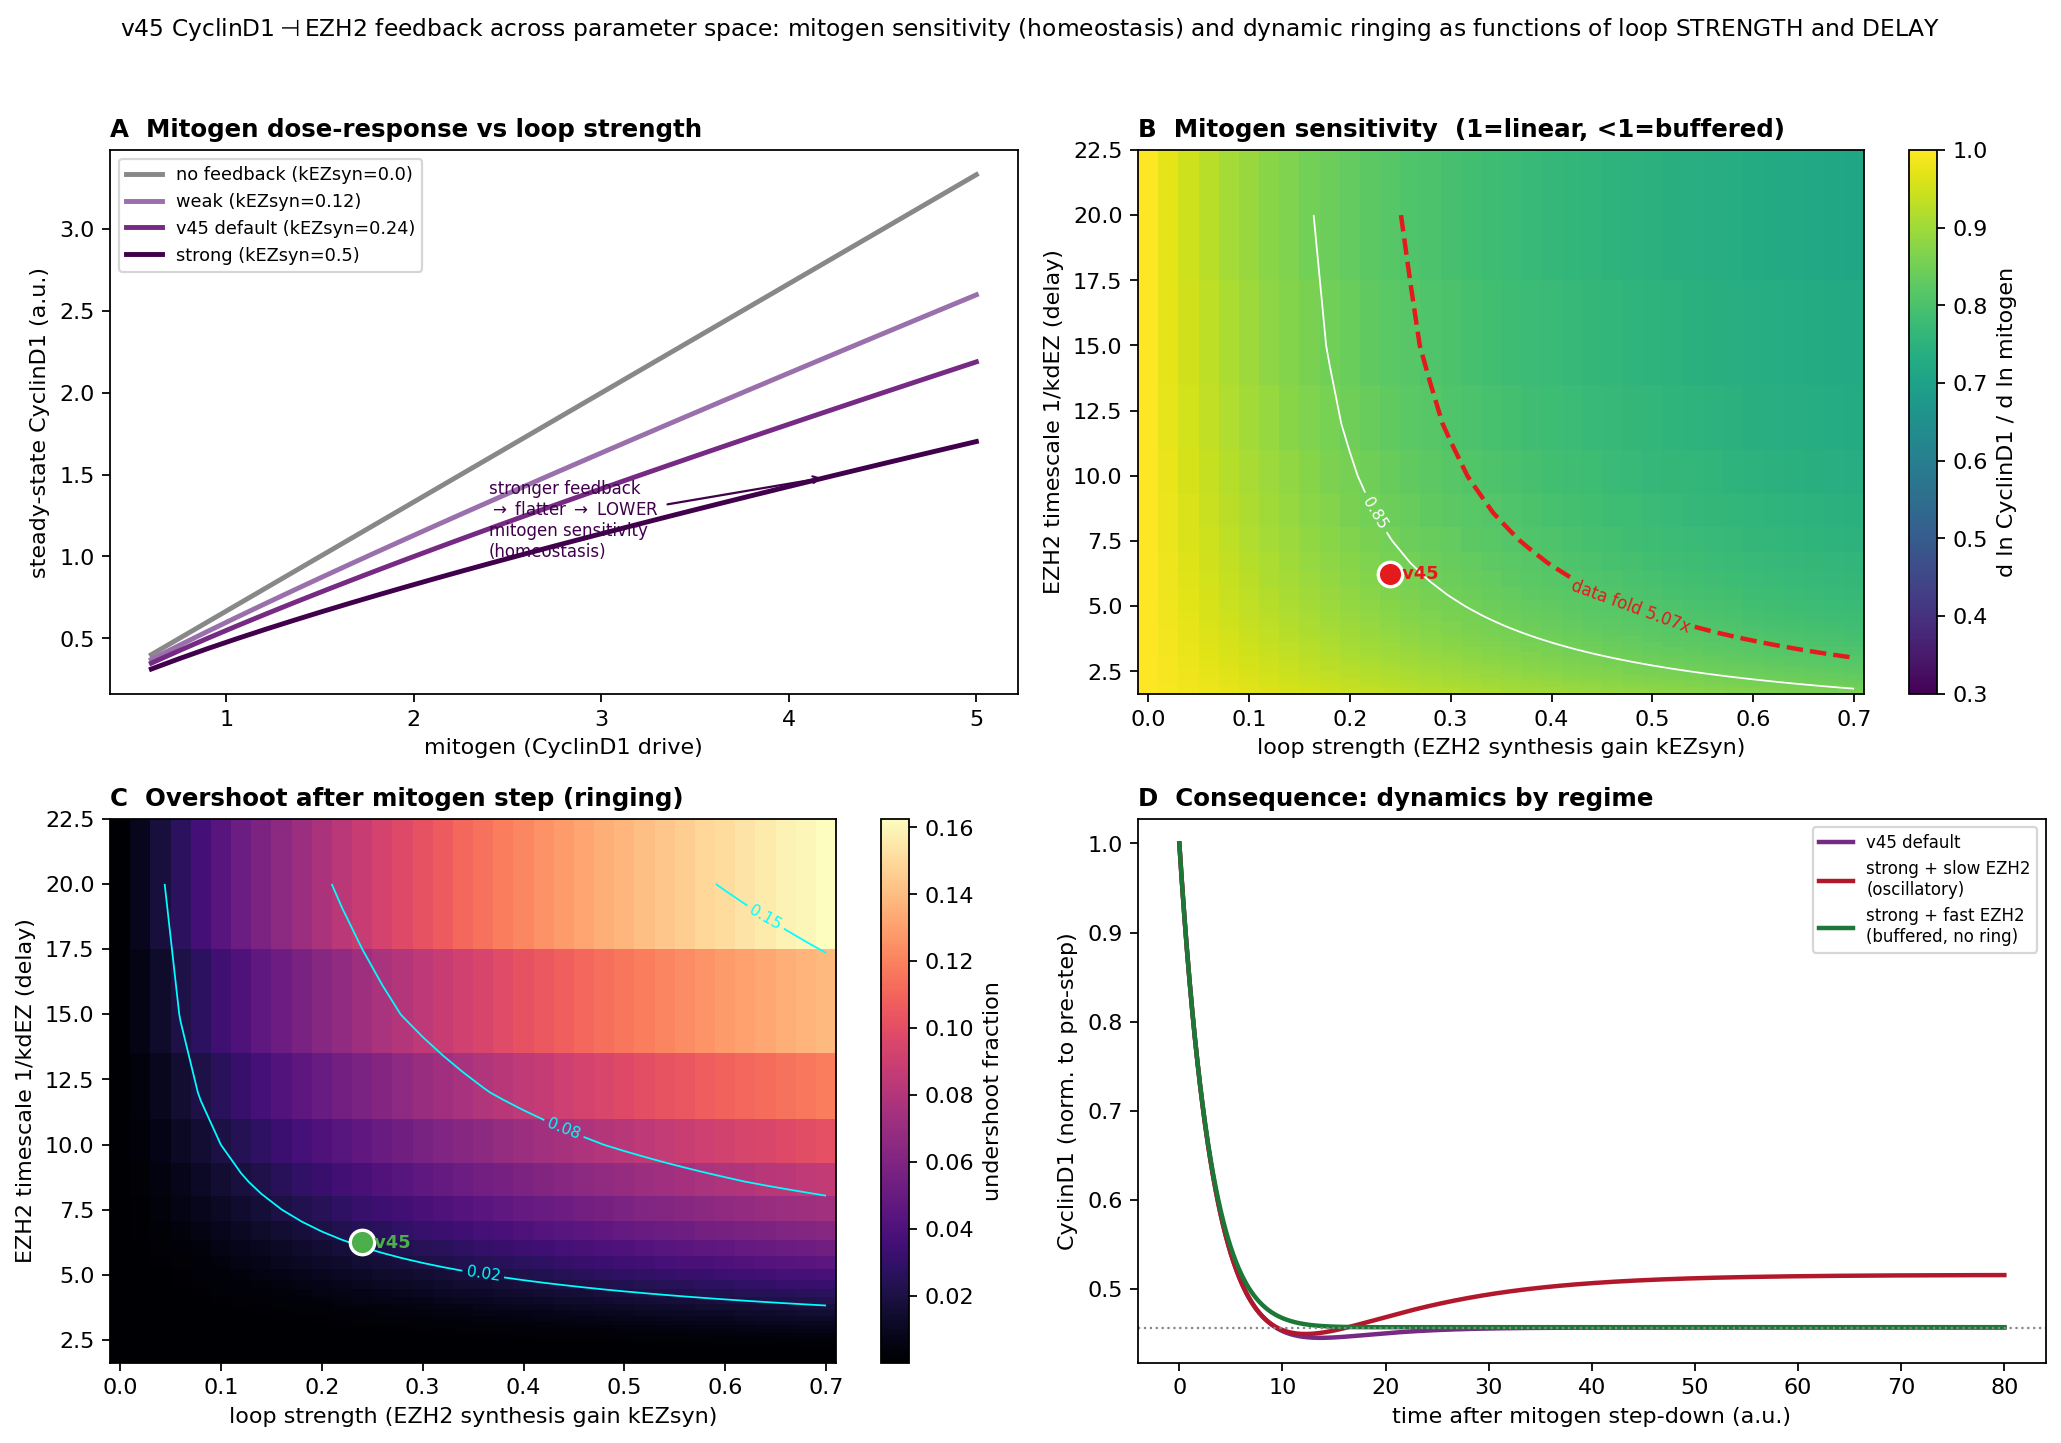

Recreate this plot in Python.
"""v45 -- PARAMETER-SPACE analysis of the CyclinD1<->EZH2 negative feedback.

The question is not "do we see buffering / extra divisions / reduced mitogen sensitivity" but UNDER WHAT
PARAMETERS, HOW BROADLY, and WITH WHAT CONSEQUENCE. We isolate the CyclinD1<->EZH2 module (the v45
functional forms) and sweep its two governing dimensions:
  * LOOP STRENGTH  = EZH2 synthesis gain kEZsyn (how hard EZH2 tracks/represses CyclinD1).
  * LOOP DELAY     = EZH2 turnover kdEZ (EZH2 stability; slow EZH2 = long delay relative to mitogen change).
(K, Kcd, ksyn/kdeg fixed at the v45-matched module values.)

Module (steady state solved by fixed-point; dynamics by integration):
  EZH2_ss   = (kEZbas + kEZsyn*Cd_p/(Kcd+Cd_p)) / kdEZ
  CyclinD1_mRNA = M * K/(K + EZH2*(1-EZH2i)) ;  dCd_p/dt = ksyn*mRNA - kdeg*Cd_p

Outputs mapped over (kEZsyn, kdEZ):
  (A) steady-state mitogen DOSE-RESPONSE for a few loop strengths -> mitogen SENSITIVITY (the slope).
  (B) heatmap of mitogen sensitivity S = mean d ln(CyclinD1)/d ln(mitogen): 1 = linear, <1 = buffered/homeostatic.
  (C) heatmap of OVERSHOOT after a mitogen step (the delayed-negative-feedback consequence: ringing).
  (D) representative time courses at 3 regimes (v45 default; strong+slow = oscillatory; strong+fast = buffered).

Run:  ./venv/bin/python simulations/fig_v45_feedback_paramspace.py
"""
import sys, os
sys.path.insert(0, os.path.dirname(os.path.dirname(os.path.abspath(__file__))))
import numpy as np
import matplotlib.pyplot as plt
from matplotlib.colors import TwoSlopeNorm
from scipy.integrate import odeint

Kcd, K = 2.0, 1.0
kEZbas = 0.08
ksyn, kdeg = 0.30, 0.30
DEF_kEZsyn, DEF_kdEZ = 0.24, 0.16          # the v45-matched default (EZH2 swing ~2.5x, repression ~2.5x)


def cd_ss(M, kEZsyn, kdEZ, ezh2i):
    """Steady-state CyclinD1 protein at mitogen M (fixed-point of the feedback)."""
    cd = M
    for _ in range(200):
        E = (kEZbas + kEZsyn * cd / (Kcd + cd)) / kdEZ
        cd_new = (ksyn / kdeg) * M * K / (K + E * (1 - ezh2i))
        if abs(cd_new - cd) < 1e-9:
            break
        cd = 0.5 * cd + 0.5 * cd_new
    return cd, E


def sensitivity(kEZsyn, kdEZ, Mgrid):
    """mean d ln(CyclinD1)/d ln(mitogen) over Mgrid (1=linear, <1=buffered)."""
    cd = np.array([cd_ss(M, kEZsyn, kdEZ, 0)[0] for M in Mgrid])
    lnM, lncd = np.log(Mgrid), np.log(cd)
    return np.mean(np.diff(lncd) / np.diff(lnM))


def overshoot(kEZsyn, kdEZ, Mhi=5.0, Mlo=2.0):
    """ring/overshoot after a step DOWN in mitogen: max |Cd_p - Cd_final| beyond a monotone approach,
    as a fraction of the step. Slow strong feedback -> Cd_p undershoots then recovers (damped oscillation)."""
    cd0, E0 = cd_ss(Mhi, kEZsyn, kdEZ, 0)
    cdf, _ = cd_ss(Mlo, kEZsyn, kdEZ, 0)

    def dydt(y, t):
        E, cd = y
        mRNA = Mlo * K / (K + E)
        return [kEZbas + kEZsyn * cd / (Kcd + cd) - kdEZ * E, ksyn * mRNA - kdeg * cd]
    t = np.linspace(0, 80, 1600)
    sol = odeint(dydt, [E0, cd0], t)
    cd = sol[:, 1]
    under = (cdf - cd.min()) / (cd0 - cdf + 1e-9)        # how far it dips BELOW the final value
    return max(0.0, under)


# ---- grids ----
Mgrid = np.linspace(0.6, 5.0, 30)
KS = np.linspace(0.0, 0.7, 36)                            # loop strength (0 = no feedback)
KD = np.linspace(0.05, 0.6, 34)                           # EZH2 turnover (small = slow = long delay)
Sens = np.array([[sensitivity(ks, kd, Mgrid) for ks in KS] for kd in KD])
Over = np.array([[overshoot(ks, kd) for ks in KS] for kd in KD])
print('computing grids done')

fig, axes = plt.subplots(2, 2, figsize=(13, 9))

# (A) dose-response for a few loop strengths
axA = axes[0, 0]
for ks, c, lab in [(0.0, '#888888', 'no feedback'), (0.12, '#9970AB', 'weak'),
                   (DEF_kEZsyn, '#762A83', 'v45 default'), (0.5, '#40004B', 'strong')]:
    cd = [cd_ss(M, ks, DEF_kdEZ, 0)[0] for M in Mgrid]
    axA.plot(Mgrid, cd, color=c, lw=2.2, label=f'{lab} (kEZsyn={ks})')
axA.set_xlabel('mitogen (CyclinD1 drive)'); axA.set_ylabel('steady-state CyclinD1 (a.u.)')
axA.set_title('A  Mitogen dose-response vs loop strength', loc='left', fontweight='bold', fontsize=11)
axA.legend(fontsize=8, loc='upper left')
axA.annotate('stronger feedback\n$\\to$ flatter $\\to$ LOWER\nmitogen sensitivity\n(homeostasis)',
             xy=(4.2, cd_ss(4.2, 0.5, DEF_kdEZ, 0)[0]), xytext=(2.4, 1.0), fontsize=7.5, color='#40004B',
             arrowprops=dict(arrowstyle='->', color='#40004B', lw=1))

# (B) mitogen sensitivity heatmap
axB = axes[0, 1]
im = axB.pcolormesh(KS, 1 / KD, Sens, shading='auto', cmap='viridis', vmin=0.3, vmax=1.0)
cs = axB.contour(KS, 1 / KD, Sens, levels=[0.5, 0.7, 0.85], colors='white', linewidths=0.8)
axB.clabel(cs, fmt='%.2f', fontsize=7)
# DATA CONSTRAINT: CyclinD1 MB/GNP = 5.07x at drive ratio ~7.4 -> sensitivity S ~ ln(5.07)/ln(7.4) ~ 0.81.
# Strong feedback (S far below this) would FLATTEN the mitogen response and violate the measured fold.
S_data = np.log(5.07) / np.log(7.4)
cd_line = axB.contour(KS, 1 / KD, Sens, levels=[S_data], colors='#E41A1C', linewidths=2.0, linestyles='--')
axB.clabel(cd_line, fmt=lambda v: 'data fold 5.07x', fontsize=7.5, colors='#E41A1C')
axB.plot(DEF_kEZsyn, 1 / DEF_kdEZ, 'o', color='#E41A1C', ms=11, mec='white', mew=1.5)
axB.text(DEF_kEZsyn, 1 / DEF_kdEZ, '  v45', color='#E41A1C', fontsize=8, fontweight='bold', va='center')
axB.set_xlabel('loop strength (EZH2 synthesis gain kEZsyn)'); axB.set_ylabel('EZH2 timescale 1/kdEZ (delay)')
axB.set_title('B  Mitogen sensitivity  (1=linear, <1=buffered)', loc='left', fontweight='bold', fontsize=11)
fig.colorbar(im, ax=axB, label='d ln CyclinD1 / d ln mitogen')

# (C) overshoot (delayed-feedback ringing) heatmap
axC = axes[1, 0]
im2 = axC.pcolormesh(KS, 1 / KD, Over, shading='auto', cmap='magma')
cs2 = axC.contour(KS, 1 / KD, Over, levels=[0.02, 0.08, 0.15], colors='cyan', linewidths=0.8)
axC.clabel(cs2, fmt='%.2f', fontsize=7)
axC.plot(DEF_kEZsyn, 1 / DEF_kdEZ, 'o', color='#4DAF4A', ms=11, mec='white', mew=1.5)
axC.text(DEF_kEZsyn, 1 / DEF_kdEZ, '  v45', color='#4DAF4A', fontsize=8, fontweight='bold', va='center')
axC.set_xlabel('loop strength (EZH2 synthesis gain kEZsyn)'); axC.set_ylabel('EZH2 timescale 1/kdEZ (delay)')
axC.set_title('C  Overshoot after mitogen step (ringing)', loc='left', fontweight='bold', fontsize=11)
fig.colorbar(im2, ax=axC, label='undershoot fraction')

# (D) representative time courses
axD = axes[1, 1]
Mhi, Mlo = 5.0, 2.0
regimes = [('v45 default', DEF_kEZsyn, DEF_kdEZ, '#762A83'),
           ('strong + slow EZH2\n(oscillatory)', 0.6, 0.06, '#B2182B'),
           ('strong + fast EZH2\n(buffered, no ring)', 0.6, 0.5, '#1B7837')]
for lab, ks, kd, c in regimes:
    cd0, E0 = cd_ss(Mhi, ks, kd, 0); cdf, _ = cd_ss(Mlo, ks, kd, 0)

    def dydt(y, t, ks=ks, kd=kd):
        E, cd = y
        return [kEZbas + ks * cd / (Kcd + cd) - kd * E, ksyn * Mlo * K / (K + E) - kdeg * cd]
    tt = np.linspace(0, 80, 1600); sol = odeint(dydt, [E0, cd0], tt)
    axD.plot(tt, sol[:, 1] / sol[0, 1], color=c, lw=2, label=lab)
axD.axhline(cd_ss(Mlo, DEF_kEZsyn, DEF_kdEZ, 0)[0] / cd_ss(Mhi, DEF_kEZsyn, DEF_kdEZ, 0)[0],
            color='#888', ls=':', lw=1)
axD.set_xlabel('time after mitogen step-down (a.u.)'); axD.set_ylabel('CyclinD1 (norm. to pre-step)')
axD.set_title('D  Consequence: dynamics by regime', loc='left', fontweight='bold', fontsize=11)
axD.legend(fontsize=7.5, loc='upper right')

fig.suptitle('v45 CyclinD1$\\dashv$EZH2 feedback across parameter space: mitogen sensitivity (homeostasis) and dynamic ringing as functions of loop STRENGTH and DELAY',
             fontsize=10.5, y=1.0)
fig.tight_layout(rect=[0, 0, 1, 0.98])
fig.savefig('simulations/fig_v45_feedback_paramspace.png', dpi=160, bbox_inches='tight')
fig.savefig('simulations/fig_v45_feedback_paramspace.pdf', bbox_inches='tight')
print('wrote simulations/fig_v45_feedback_paramspace.{png,pdf}')
print(f'  v45 default: sensitivity={sensitivity(DEF_kEZsyn,DEF_kdEZ,Mgrid):.2f} (1=linear), overshoot={overshoot(DEF_kEZsyn,DEF_kdEZ):.3f}')
print(f'  no feedback: sensitivity={sensitivity(0.0,DEF_kdEZ,Mgrid):.2f}')
print(f'  fraction of swept space buffered (S<0.85): {100*np.mean(Sens<0.85):.0f}%; with ringing (overshoot>0.05): {100*np.mean(Over>0.05):.0f}%')
